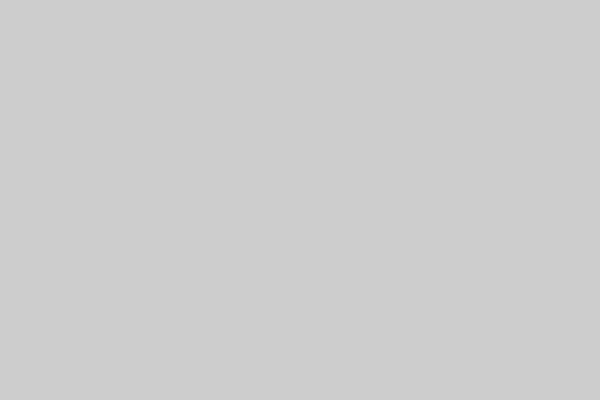
Frame 1 (no input)
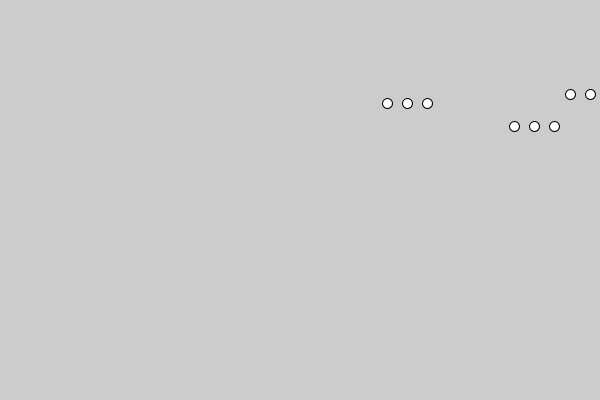
Frame 60 (the mouse pressed at the canvas centre just before this capture)
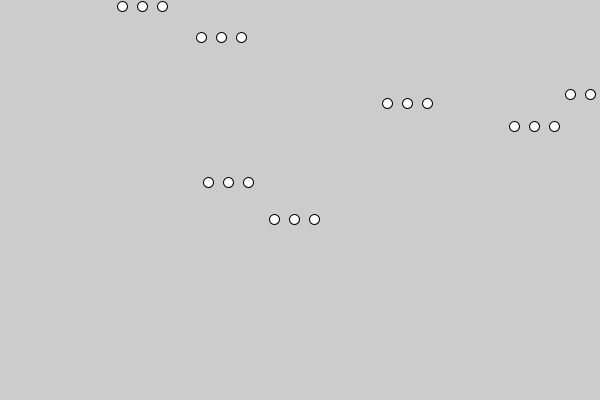
Frame 120 (the mouse held since frame 60 and released just before this capture)

The Processing sketch that drew these frames (run headless with seeded random() and noise(); from frame 60 on, the mouse is pressed at the canvas centre):

// Processing sketch: processing_118581
// ── processing_118581.pde

int x;
int y;
int counter;
int r; //radius

void setup(){
  size(600,400);
  counter = 0;
 
}
void draw(){
  if (counter == 15 || counter == 30) { 
  x = int (random(width));
  y = int (random(height));
  r = 10;
  for(int i=0;i<3;i++){
    ellipse(x + i*20, y, r, r); 
    }
  }
  else if (counter > 30) {
    counter = 0;
  }
  counter++;
}
